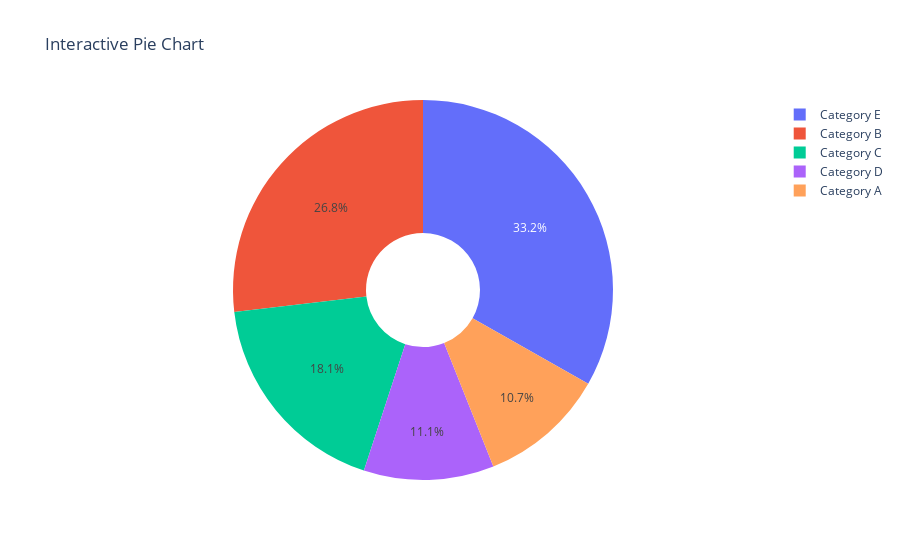

Notebook source saved alongside this figure:
### Markdown cell above
21.Using Plotly, create an interactive pie chart of randomly generated data, add labels and percentages, set
the title as 'Interactive Pie Chart'.

### Code cell
labels = ['Category A', 'Category B', 'Category C', 'Category D', 'Category E']
values = np.random.randint(10, 100, size=len(labels))


fig = go.Figure(data=[go.Pie(labels=labels, values=values, hole=0.3)])
fig.update_layout(title_text='Interactive Pie Chart')
fig.show()

### Figure 1 — Plotly figure (JSON) as saved in the notebook; plotly's stock layout.template omitted (floating-point values rounded to 4 significant figures)
{"data": [{"hole": 0.3, "labels": ["Category A", "Category B", "Category C", "Category D", "Category E"], "type": "pie", "values": [32, 80, 54, 33, 99]}], "layout": {"title": {"text": "Interactive Pie Chart"}}}
